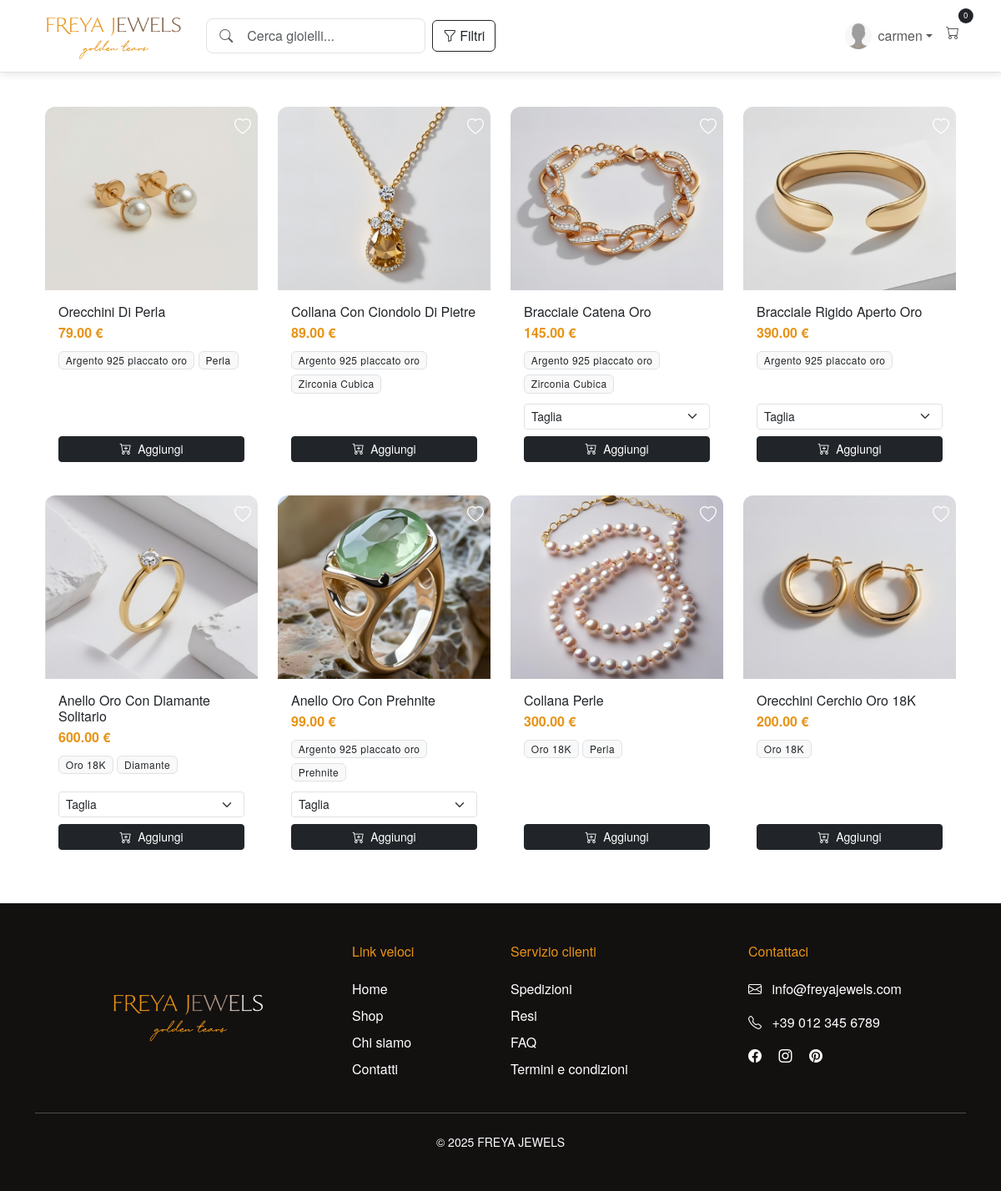
/ (signed in), run on the app's committed database.
### users/models.py (models this page shows, shortened)
class CustomUser(AbstractUser):
    is_store_manager = models.BooleanField(
        default=False,
        verbose_name="Manager Status",
        help_text="Designa se l'utente può gestire prodotti e ordini"
    )
    phone_number = models.CharField(max_length=20, blank=True, null=True)
    birth_date = models.DateField(blank=True, null=True)
    profile_picture = models.ImageField(
        upload_to='profile_pics/',
        blank=True,
        null=True,
        verbose_name="Immagine profilo"
    )
    class Meta:
        verbose_name = "Utente"
        verbose_name_plural = "Utenti"

### shop/models.py (models this page shows, shortened)
class Product(models.Model):
    name = models.CharField(max_length=200)
    description = models.TextField()
    materials = models.ManyToManyField(
        Material,
        related_name='products',
        help_text="Seleziona almeno un materiale"
    )
    category = models.ForeignKey(
        'Category',
        on_delete=models.CASCADE,
        related_name='products'
    )
    price = models.DecimalField(
        max_digits=10,
        decimal_places=2,
        validators=[MinValueValidator(0.01)]
    )
    image = models.ImageField(upload_to='products/')
    available = models.BooleanField(default=True)
    created_at = models.DateTimeField(auto_now_add=True)
    updated_at = models.DateTimeField(auto_now=True)
    sizes = models.ManyToManyField(Size, blank=True)
    requires_size = models.BooleanField(default=False)
    total_sold = models.PositiveIntegerField(default=0)
    class Meta:
        ordering = ['-created_at']
        indexes = [
            models.Index(fields=['name', 'category']),
            models.Index(fields=['requires_size'])
        ]

class Material(models.Model):
    TYPE_CHOICES = [
        ('MT', 'Metallo'),
        ('GS', 'Pietra'),
        ('OR', 'Organico'),
    ]
    name = models.CharField(max_length=50, unique=True)
    type = models.CharField(
        max_length=2,
        choices=TYPE_CHOICES,
        default='MT'
    )

### shop/views.py (the view)
# urls.py: path('', ProductListView.as_view(), name='home'),
class ProductListView(ListView):
    model = Product
    template_name = 'shop/product_list.html'
    context_object_name = 'products'
    paginate_by = 10
    def get_queryset(self):
        queryset = Product.objects.filter(available=True).select_related('category')
        query = self.request.GET.get('q')
        category = self.request.GET.get('category')
        price_min = self.request.GET.get('price_min')
        price_max = self.request.GET.get('price_max')
        order_by = self.request.GET.get('order_by')
        materials = self.request.GET.getlist('material')
        if query:
            queryset = queryset.filter(
                Q(name__icontains=query) |
                Q(description__icontains=query) |
                Q(category__name__icontains=query)
            )
        if category:
            queryset = queryset.filter(category__slug=category)
        if price_min:
            queryset = queryset.filter(price__gte=price_min)
        if price_max:
            queryset = queryset.filter(price__lte=price_max)
        if order_by == 'price_asc':
            queryset = queryset.order_by('price')
        elif order_by == 'price_desc':
            queryset = queryset.order_by('-price')
        elif order_by == 'newest':
            queryset = queryset.order_by('-created_at')
        elif order_by == 'bestseller':
            queryset = queryset.order_by('-total_sold')
        if materials:
            queryset = queryset.filter(materials__name__in=materials)
        return queryset
    def get_context_data(self, **kwargs):
        context = super().get_context_data(**kwargs)
        context['categories'] = Category.objects.all()
        context['current_filters'] = self.request.GET
        materials = list(set(
            str(mat) for mat in
            Product.objects.exclude(materials__isnull=True)
            .values_list('materials__name', flat=True)
        ))
        context['materials'] = sorted(materials)  # Ordina alfabeticamente
        context['selected_materials'] = self.request.GET.getlist('material')  # Mantieni i materiali selezionati
        return context

### shop/context_processors.py (called while the page is built)
def cart_item_count(request):
    if request.user.is_authenticated:
        try:
            order = Order.objects.get(user=request.user, completed=False)
            count = sum(item.quantity for item in order.items.all())
        except Order.DoesNotExist:
            count = 0
    else:
        count = 0
    return {'cart_item_count': count}

### templates/shop/product_list.html (shortened to what this page needs)
{% extends "base.html" %}
{% load static %}
{% block content %}
<div class="container my-5">
    <div class="row g-4">
        {% for product in products %}
        <div class="col-lg-3 col-md-4 col-6">
            <div class="card border-0 h-100 overflow-hidden">
                <div class="position-relative bg-light">
                    <a href="{% url 'product-detail' product.pk %}">
                        <img src="{{ product.image.url }}"
                             class="img-fluid w-100"
                             style="height: 220px; object-fit: cover;"
                             alt="{{ product.name }}">
                    </a>
                    <button class="btn wishlist-btn position-absolute top-0 end-0 m-2 p-0 border-0 bg-transparent"
                            data-product-id="{{ product.id }}"
                            title="{% if product in request.user.wishlist.products.all %}Rimuovi{% else %}Aggiungi{% endif %} dalla wishlist">
                        {% if product in request.user.wishlist.products.all %}
                        <i class="bi bi-heart-fill text-danger fs-5"></i>
                        {% else %}
                        <i class="bi bi-heart text-white fs-5"></i>
                        {% endif %}
                    </button>
                </div>
                <div class="card-body d-flex flex-column">
                    <a href="{% url 'product-detail' product.pk %}" class="text-decoration-none text-dark">
                        <h6 class="card-title mb-1">{{ product.name }}</h6>
                        <p class="text-gold mb-2 fw-bold">{{ product.price }} €</p>
                    </a>
                    <div class="mb-2">
                        {% for mat in product.materials.all|slice:":2" %}
                        <span class="badge bg-light text-dark border small mb-1">{{ mat.name }}</span>
                        {% endfor %}
                    </div>
                    <form method="post" action="{% url 'add-to-cart' product.id %}" class="mt-auto">
                        {% if product.requires_size %}
                        <div class="mb-2">
                            <select name="size" class="form-select form-select-sm" required>
                                <option value="" disabled selected>Taglia</option>
                            </select>
                        </div>
                        {% endif %}
                        <button type="submit" class="btn btn-dark btn-sm w-100">
                            <i class="bi bi-cart-plus me-1"></i> Aggiungi
                        </button>
                    </form>
                </div>
            </div>
        </div>
        {% endfor %}
    </div>
</div>
<div class="position-fixed bottom-0 end-0 p-3" style="z-index: 11">
</div>
{% endblock %}

### templates/base.html (shortened to what this page needs)
{% load static %}
<!DOCTYPE html>
<html lang="it">
<head>
    <link href="https://cdn.jsdelivr.net/npm/bootstrap@5.3.0/dist/css/bootstrap.min.css" rel="stylesheet">
    <link rel="stylesheet" href="https://cdn.jsdelivr.net/npm/bootstrap-icons@1.10.0/font/bootstrap-icons.css">
</head>
<body>
    {% block navbar %}
    <nav class="navbar navbar-expand-lg navbar-light bg-white fixed-top border-bottom py-2">
        <div class="container">
            <a class="navbar-brand" href="{% url 'home' %}">
                <img src="{% static 'images/logo.png' %}" alt="FREYA JEWELS" class="img-fluid">
            </a>
            <div class="collapse navbar-collapse" id="navbarContent">
                <div class="d-flex align-items-center gap-2" style="max-width: 600px;">
                    <div class="position-relative flex-grow-1">
                        <i class="bi bi-search position-absolute start-0 top-50 translate-middle-y ms-3 text-muted"></i>
                        <form method="get" action="{% url 'product-list' %}">
                            <input type="text"
                                   name="q"
                                   class="form-control ps-5 py-2 rounded-pill"
                                   placeholder="Cerca gioielli..."
                                   value="{{ request.GET.q }}">
                        </form>
                    </div>
                    <button class="btn btn-outline-dark d-flex align-items-center"
                            type="button"
                            data-bs-toggle="collapse"
                            data-bs-target="#filterCollapse">
                        <i class="bi bi-funnel me-1"></i>
                        <span>Filtri</span>
                    </button>
                </div>
                <ul class="navbar-nav ms-auto">
                    {% if user.is_authenticated %}
                        <li class="nav-item dropdown">
                            <a class="nav-link dropdown-toggle d-flex align-items-center" href="#" role="button" data-bs-toggle="dropdown">
                                {% if user.profile_picture %}
                                    <img src="{{ user.profile_picture.url }}" class="profile-img rounded-circle me-2">
                                {% else %}
                                    <img src="{% static 'images/default_profile1.jpg' %}" class="profile-img rounded-circle me-2">
                                {% endif %}
                                <span class="d-none d-lg-inline">{{ user.first_name|default:user.username }}</span>
                            </a>
                        </li>
                        <li class="nav-item">
                            <a class="nav-link position-relative" href="{% url 'cart-view' %}">
                                <i class="bi bi-cart"></i>
                                <span id="cart-counter" class="position-absolute top-0 start-100 translate-middle badge bg-dark rounded-pill">
                                    {{ cart_item_count|default:"0" }}
                                </span>
                            </a>
                        </li>
                    {% endif %}
                </ul>
            </div>
        </div>
    </nav>
    {% endblock %}
    <main class="container my-4">
        {% block content %}{% endblock %}
    </main>
    <footer class="text-white py-5 mt-5" style="background-color: #131010; bottom: 0;">
        <div class="container">
            <div class="row">
                <div class="col-md-4 mb-4 mb-md-0">
                    <a href="{% url 'home' %}">
                        <img src="{% static 'images/logo_dark.png' %}" alt="FREYA JEWELS" class="img-fluid">
                    </a>
                </div>
                <div class="col-md-2 mb-4 mb-md-0">
                    <h6 class="text-gold mb-4">Link veloci</h6>
                    <ul class="list-unstyled">
                        <li class="mb-2"><a href="{% url 'home' %}" class="text-white text-decoration-none">Home</a></li>
                        <li class="mb-2"><a href="{% url 'product-list' %}" class="text-white text-decoration-none">Shop</a></li>
                        <li class="mb-2"><a href="#" class="text-white text-decoration-none">Chi siamo</a></li>
                        <li class="mb-2"><a href="#" class="text-white text-decoration-none">Contatti</a></li>
                    </ul>
                </div>
                <div class="col-md-3 mb-4 mb-md-0">
                    <h6 class="text-gold mb-4">Servizio clienti</h6>
                    <ul class="list-unstyled">
                        <li class="mb-2"><a href="#" class="text-white text-decoration-none">Spedizioni</a></li>
                        <li class="mb-2"><a href="#" class="text-white text-decoration-none">Resi</a></li>
                        <li class="mb-2"><a href="#" class="text-white text-decoration-none">FAQ</a></li>
                        <li class="mb-2"><a href="#" class="text-white text-decoration-none">Termini e condizioni</a></li>
                    </ul>
                </div>
                <div class="col-md-3">
                    <h6 class="text-gold mb-4">Contattaci</h6>
                    <p><i class="bi bi-envelope me-2"></i> info@freyajewels.com</p>
                    <p><i class="bi bi-telephone me-2"></i> +39 012 345 6789</p>
                    <div class="mt-3">
                        <a href="#" class="text-white me-3"><i class="bi bi-facebook"></i></a>
                        <a href="#" class="text-white me-3"><i class="bi bi-instagram"></i></a>
                        <a href="#" class="text-white"><i class="bi bi-pinterest"></i></a>
                    </div>
                </div>
            </div>
            <hr class="my-4 bg-secondary">
            <div class="text-center">
                <p class="small mb-0">&copy; 2025 FREYA JEWELS</p>
            </div>
        </div>
    </footer>
</body>
</html>

### templates/base.html (style rules this page uses)
:root { --bs-primary: #212529; --bs-secondary: #6c757d; --bs-gold: #E79314; --bs-light-gold: #f8f0d6; --bs-dark-gold: #8c7a30; --bs-light-gray: #f8f9fa; }
body { font-family: 'Helvetica Neue', Arial, sans-serif; padding-top: 80px; background-color: #fff; min-height: 150vh; }
.navbar { box-shadow: 0 2px 10px rgba(0,0,0,0.1); background-color: white !important; }
.navbar-brand img { height: 60px; transition: transform 0.3s; }
.text-gold { color: var(--bs-gold); }
.card { border: none; transition: transform 0.3s ease, box-shadow 0.3s ease; border-radius: 0.5rem !important; overflow: hidden; }
.badge { font-weight: 500; letter-spacing: 0.5px; }
.bg-light { background-color: #f9f9f9 !important; }
.wishlist-btn { transition: all 0.2s ease; }
#cart-counter { font-size: 0.6rem; min-width: 18px; height: 18px; display: flex; align-items: center; justify-content: center; }
.card { border-radius: 12px !important; }
input.form-control { border-radius: 8px !important; }
.profile-img { width: 32px; height: 32px; object-fit: cover; transition: transform 0.3s; }

### data on the page
CustomUser: first_name "carmen"
Product: image (picture), name "Orecchini Di Perla", price "79.00"
Material: name "Argento 925 placcato oro"
Material: name "Perla"
Product: image (picture), name "Collana Con Ciondolo Di Pietre", price "89.00"
Material: name "Zirconia Cubica"
Product: image (picture), name "Bracciale Catena Oro", price "145.00"
Product: image (picture), name "Bracciale Rigido Aperto Oro", price "390.00"
Product: image (picture), name "Anello Oro Con Diamante Solitario", price "600.00"
Material: name "Oro 18K"
Material: name "Diamante"
Product: image (picture), name "Anello Oro Con Prehnite", price "99.00"
Material: name "Prehnite"
Product: image (picture), name "Collana Perle", price "300.00"
Product: image (picture), name "Orecchini Cerchio Oro 18K", price "200.00"

### other printed values
{{ cart_item_count|default:"0" }} "0"
